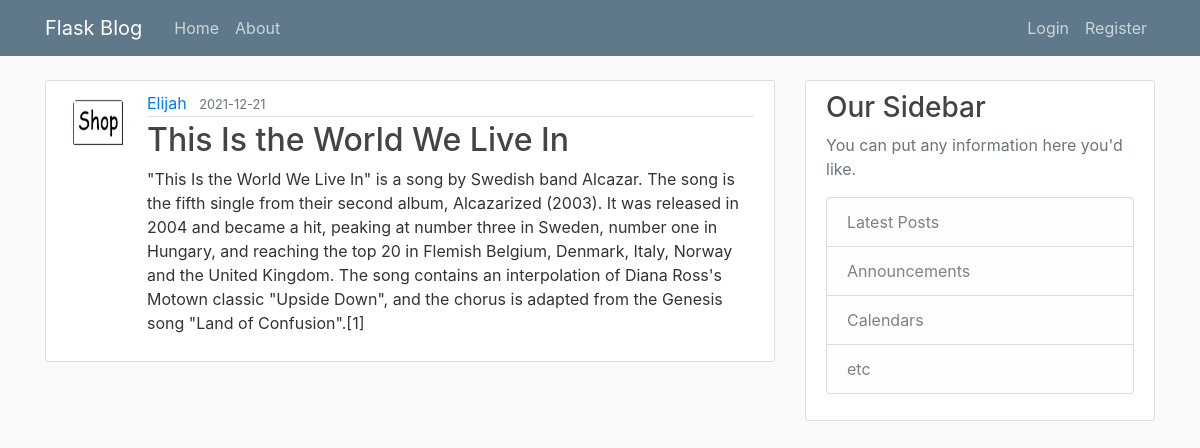
Page /post/9 on the committed database.
### flaskblog/models.py (models this page shows, shortened)
class User(db.Model, UserMixin):
    id = db.Column(db.Integer, primary_key=True)  #Creates column for and id that is an integer that is unique
    username = db.Column(db.String(20), unique=True, nullable=False) #Creates column for the useranme that is a string with a max_len of 20 char
    email = db.Column(db.String(120), unique=True, nullable=False)
    image_file =  db.Column(db.String(20), nullable=False, default="default.jpg") #the default is the dedault.jpg
    password = db.Column(db.String(60), nullable=False)
    posts = db.relationship("Post", backref='author', lazy=True) #A User can create many posts but a post cant have more than 1 user, gives Post access to the data in User

class Post(db.Model):
    id = db.Column(db.Integer, primary_key=True)
    title = db.Column(db.String(100), nullable=False)
    date_posted = db.Column(db.DateTime, nullable=False, default=datetime.utcnow)
    content = db.Column(db.Text, nullable=False)
    user_id = db.Column(db.Integer, db.ForeignKey('user.id'), nullable=False) #Gets the Id of the user who created the post

### flaskblog/posts/routes.py (the view)
@posts.route("/post/<int:post_id>")  #Look at an individual post from the id
def post(post_id): #Post id will be gottom from home.html it will get the id of that post from the database
    post = Post.query.get_or_404(post_id)  #stores the post with the id
    return render_template('post.html', title=post.title, post=post)

### flaskblog/templates/post.html (shortened to what this page needs)
{% extends "layout.html" %}
{% block content %}
    <article class="media content-section">
        <img class = "rounded-circle article-img" src="{{ url_for('static', filename='profile_pics/' + post.author.image_file) }}">
        <div class="media-body">
        <div class="article-metadata">
            <a class="mr-2" href="{{ url_for('users.user_posts', username=post.author.username) }}">{{ post.author.username }}</a>
            <small class="text-muted">{{ post.date_posted.strftime('%Y-%m-%d') }}</small>
        </div>
        <h2 class="article-title">{{ post.title }}</h2>
        <p class="article-content">{{ post.content }}</p>
        </div>
    </article>
{% endblock content %}

### flaskblog/static/main.css (style rules this page uses)
body { background: #fafafa; color: #333333; margin-top: 5rem; }
h1, h2, h3, h4, h5, h6 { color: #444444; }
.content-section { background: #ffffff; padding: 10px 20px; border: 1px solid #dddddd; border-radius: 3px; margin-bottom: 20px; }
.article-title { color: #444444; }
.article-content { white-space: pre-line; }
.article-img { height: 65px; width: 65px; margin-right: 16px; }
.article-metadata { padding-bottom: 1px; margin-bottom: 4px; border-bottom: 1px solid #e3e3e3 }

### rows in the picture
User: image_file (picture), author.username "Elijah"
Post: date_posted "2021-12-21", title "This Is the World We Live In", content "\"This Is the World We Live In\" is a song by Swedish band Alcazar. The song is the fifth single from their second album, Alcazarized (2003). It was released in 2004 and became a hit, peaking at number three in Sweden, number one in Hungary, and reaching the top 20 in Flemish Belgium, Denmark, Italy, Norway and the United Kingdom. The song contains an interpolation of Diana Ross's Motown classic \"Upside Down\", and the chorus is adapted from the Genesis song \"Land of Confusion\".[1]"
